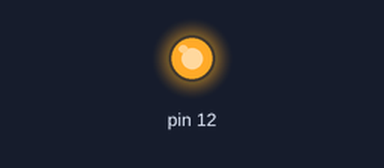
Bench run of a sketch on a simulated Arduino Uno, built with avr-gcc and run on an emulated ATmega328P. On the bench: output pins drawn as LEDs (lit = HIGH).

Above: at 0.1 s.
Timing chart, 0 to 1.6 s (numbered marks = the images above):
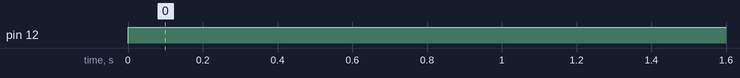

The sketch:

01_BLINK_LED.ino
```cpp
void setup() {

  // configura a porta 12 na qua o led está conectado como sendo de saída
  // desa forma, o MCU poderá enviar o sinal para ligar e desligar o LED através dela
  pinMode(12, OUTPUT);

  // configura a interface serial
  Serial.begin(115200);

}

void loop() {
  // o led ficará ligado por meio segundo
  digitalWrite(12, HIGH);
  delay(500);

  // o led ficará desligado por meio segundo
  digitalWrite(12, HIGH);
  delay(500);
}
```

Measured:
- by itself, pin 12: LOW → HIGH at 0.00 s
